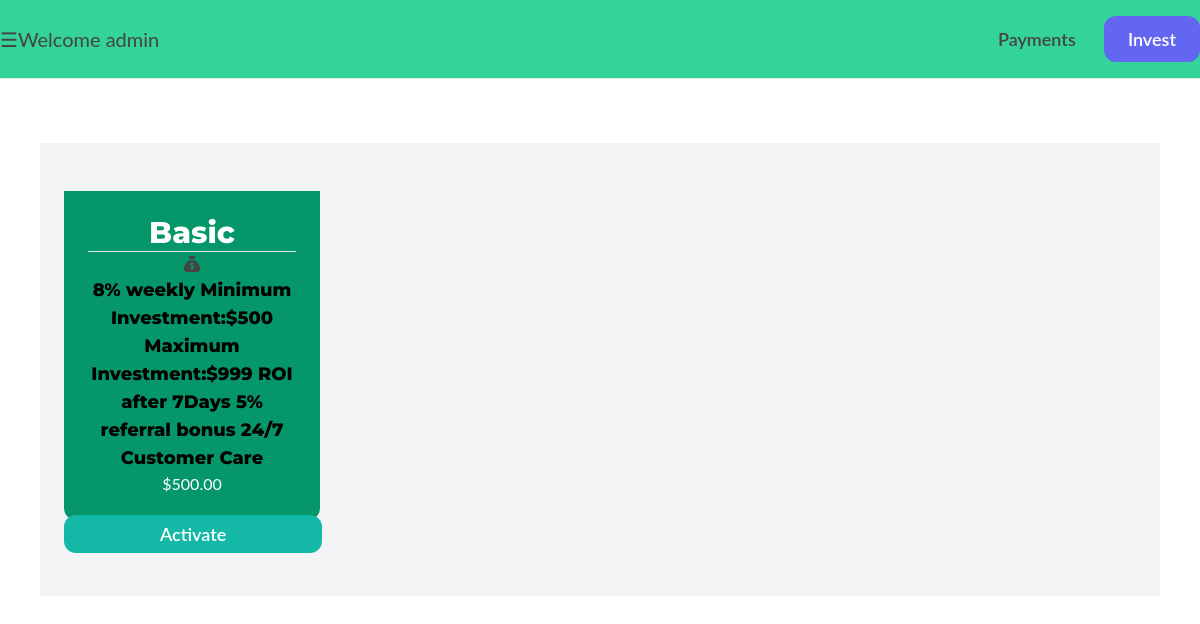
Before: /packages/ (signed in) with the older database file.
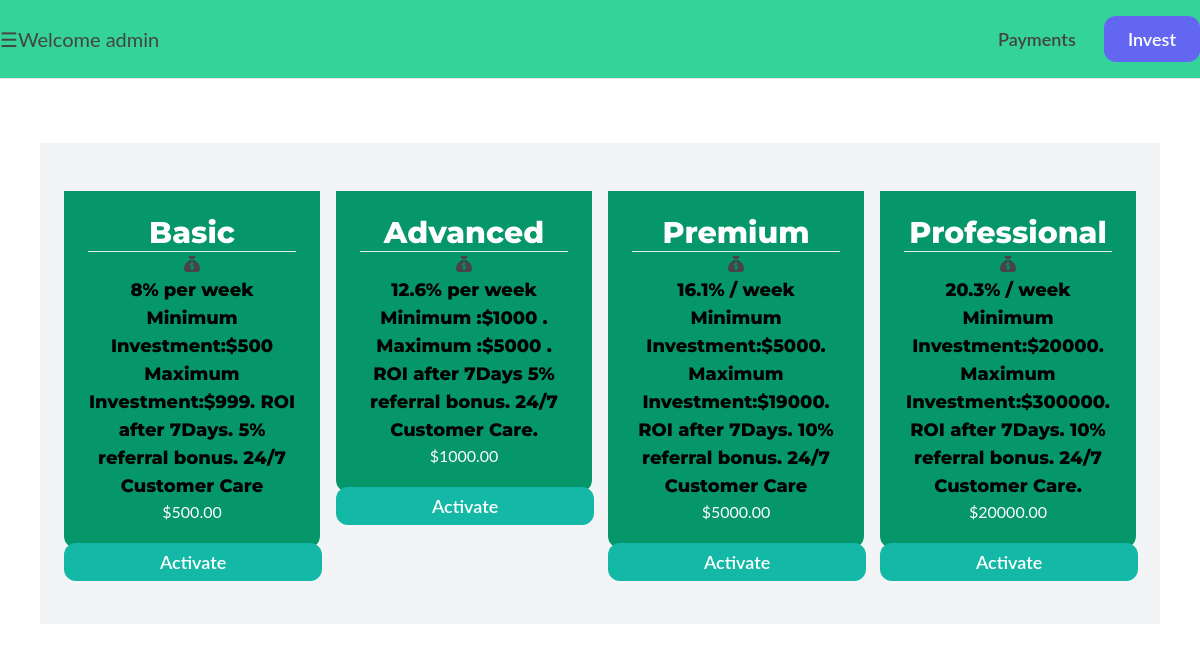
After: the same page with the newer database file.
### currency/models.py (models this page shows, shortened)
class Package(models.Model):
    name = models.CharField(max_length=200)
    description = models.TextField(blank=True, null=False)
    price = models.FloatField()
    image = models.ImageField(upload_to='item_images', blank=True, null=True)
    is_sold = models.BooleanField(default=False)
    last_check_in = models.DateTimeField(auto_now_add=True)

### core/views.py (the view)
# urls.py: path('packages/', views.packages, name='packages'),
@login_required
def packages(request):
    packages = Package.objects.all()
    return render(request, "core/packages.html", {"packages": packages})

### core/templates/core/packages.html (shortened to what this page needs)
{% extends 'core/base.html' %}
{% load static %}
{% block content %}
<link href="{% static 'css/stylesss.css' %}" rel="stylesheet">
<div class=" take mt-6 px-6 py-12 bg-gray-100 roundedxl">
    <div class="grid grid-cols-4 gap-4">
        {% for package in packages %}
        <div>
            <a>
                <div class="p-6 bg-emerald-600 rounded-b-xl">
                    <h2 class="text-decoration-line: underline; text-white font-extrabold text-3xl text-align: center;">{{ package.name }}</h2><hr>
                    <center><i class="fa-sharp fa-solid fa-sack-dollar"></i></center>
                    <h3 class="text-black font-extrabold text-lg">{{ package.description }}</h3>
                    <p class="text-white">${{ package.price }}0</p>
                </div>
                <center><a href="{% url 'core:deposit' %}" class="px-24 py-2 text-lg font-semibold bg-teal-500 text-white rounded-xl hover:bg-teal-700 text-center items-center">Activate</a></center>
            </a>
        </div>
        {% endfor %}
    </div>
</div>
{% endblock %}

### core/templates/core/base.html (shortened to what this page needs)
{% load static %}
<!DOCTYPE html>
<html lang="en">
<head>
    <script src="https://cdn.tailwindcss.com"></script>
    <link href="{% static 'css/style.css' %}" rel="stylesheet">
</head>
<body>
    {% if request.user.is_authenticated %}
    <nav class="py-6 px-x flex justify-between items-center border-b border-gray-200 bg-emerald-400">
        {% if request.user.is_authenticated %}
        <span style="font-size:20px;cursor:pointer" onclick="openNav()">&#9776;Welcome {{ user.username }}</span>
        <br>
        {% else %}
        <span style="font-size:20px;cursor:pointer" onclick="openNav()">&#9776;</span>
        {% endif %}
        <div class="space-x-6">
            {% if request.user.is_authenticated %}
            <a href="{% url 'transactions' %}" class="text-lg font-semibold hover:text-gray-500">Payments</a>
            <a href="{% url 'packages' %}" class="px-6 py-3 text-lg font-semibold bg-indigo-500 text-white rounded-xl hover:bg-teal-700">Invest</a>
            {% endif %}
        </div>
    </nav>
    {% endif %}
    <body>
        <div id="main">
          <div class="px-6 py-6">
            {% block content %}
            {% endblock %}
            </div>
        </div>
</body>
</html>

### static/css/style.css (style rules this page uses)
body { font-family: "Open Sans", sans-serif; color: #444444; }
a { color: #1acc8d; text-decoration: none; }
h1, h2, h3, h4, h5, h6 { font-family: "Montserrat", sans-serif; }

### static/css/stylesss.css (style rules this page uses)
.take h2 { text-align: center; }
.take p { text-align: center; }
.take h3 { text-align: center; }
.take i { text-align: center; }

### core/templates/core/base.html (style rules this page uses)
body { font-family: "Lato", sans-serif; }
#main { transition: margin-left .5s; padding: 16px; }

Changed rows visible on the page:
changed Package "Basic": description "8% weekly Minimum Investment:$500 Maximum Investment:$999 ROI after 7Days 5% referral bonus 24/7 Customer Care" → "8% per week Minimum Investment:$500 Maximum Investment:$999. ROI after 7Days. 5% referral bonus. 24/7 Customer Care"
added Package: name "Advanced", description "12.6% per week Minimum :$1000 . Maximum :$5000 . ROI after 7Days 5% referral bonus. 24/7 Customer Care.", price "1000.0"
added Package: name "Premium", description "16.1% / week Minimum Investment:$5000. Maximum Investment:$19000. ROI after 7Days. 10% referral bonus. 24/7 Customer Care", price "5000.0"
added Package: name "Professional", description "20.3% / week Minimum Investment:$20000. Maximum Investment:$300000. ROI after 7Days. 10% referral bonus. 24/7 Customer Care.", price "20000.0"
